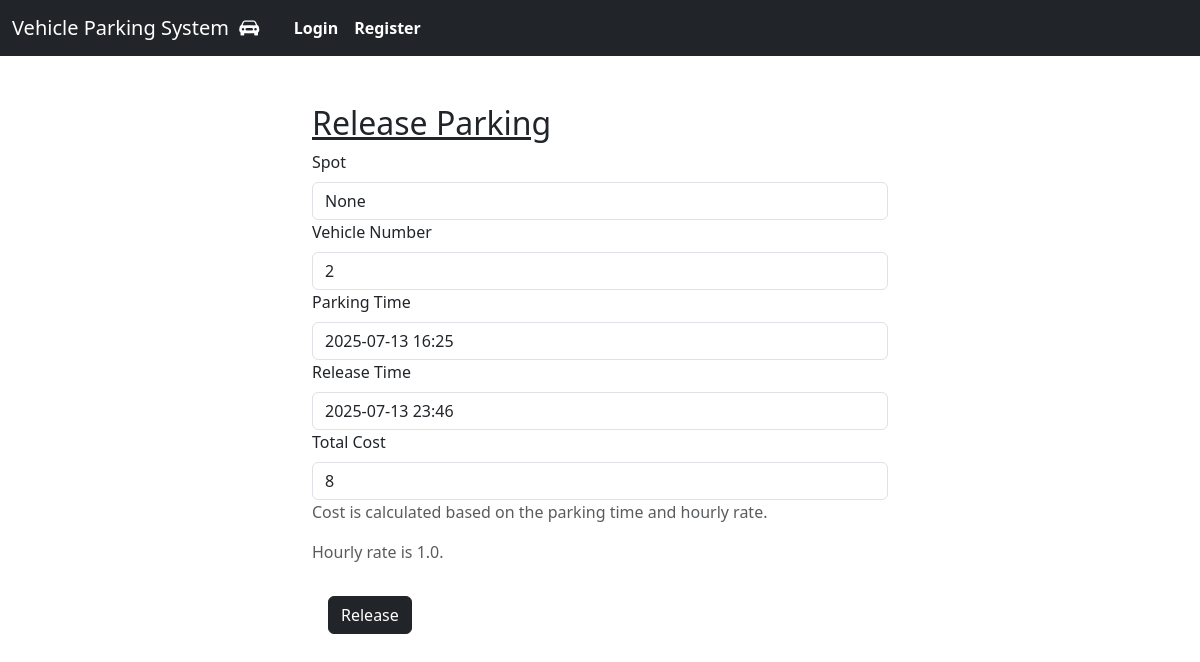
/release_parking/2, run on the app's committed database.
### controllers/models.py (models this page shows)
class Reservation(db.Model):
    id = db.Column(db.Integer, primary_key=True, autoincrement=True)
    spot_id = db.Column(db.Integer, db.ForeignKey('parking_spot.spot'), nullable=True)
    user_id = db.Column(db.Integer, db.ForeignKey('user.id'), nullable=False)
    parking_timestamp = db.Column(db.DateTime, nullable=False, default=datetime.utcnow)
    leaving_timestamp = db.Column(db.DateTime, nullable=True)
    parking_cost = db.Column(db.Float, nullable=True)
    vehicle_number = db.Column(db.String(20), nullable=False)
    spot = db.relationship('ParkingSpot', backref='reservations')
    user = db.relationship('User', backref='reservations')

### controllers/general_routes.py (the view, shortened to what this page needs)
@app.route('/release_parking/<int:reservation_id>', methods=['GET', 'POST'])
def release_parking(reservation_id):
    reservation = Reservation.query.get_or_404(reservation_id)
    parking_time = reservation.parking_timestamp.strftime('%Y-%m-%d %H:%M')
    release_time = datetime.now(ZoneInfo("Asia/Kolkata")).strftime('%Y-%m-%d %H:%M')
    fmt = "%Y-%m-%d %H:%M"
    start_dt = datetime.strptime(parking_time, fmt)
    end_dt   = datetime.strptime(release_time, fmt)
    delta = end_dt - start_dt
    hours = delta.total_seconds() / 3600
    hourly_cost = float(reservation.parking_cost)
    cost  = hours * hourly_cost
    cost = math.ceil(cost)
    return render_template('release_parking.html', reservation=reservation,reservation_id=reservation_id,t=release_time ,cost=cost)

### templates/release_parking.html (shortened to what this page needs)
<!DOCTYPE html>
<html lang="en">
<head>
</head>
{% extends 'index.html' %}
    {% block content %}
    <div class="container-fluid">
        <div class="row justify-content-center">
            <div class="col-6 m-3">
                <h2><u>Release Parking</u></h2>
                <form method="post" action="/release_parking/{{ reservation_id }}">
                    <div class="mb-1.5">
                        <label for="spot" class="form-label">Spot</label>
                        <input type="text" class="form-control" id="spot" name="spot" value="{{ reservation.spot_id }}" required>
                    </div>
                    <div class="mb-1.5">
                        <label for="vehicle_number" class="form-label">Vehicle Number</label>
                        <input type="text" class="form-control" id="vehicle_number" name="vehicle_number" value="{{ reservation.vehicle_number }}" required>
                    </div>
                    <div class="mb-1.5">
                        <label for="parking_time" class="form-label">Parking Time</label>
                        <input type="text" class="form-control" id="parking_time" name="parking_time" value="{{ reservation.parking_timestamp.strftime('%Y-%m-%d %H:%M') }}" required>
                    </div>
                    <div class="mb-1.5">
                        <label for="release_time" class="form-label">Release Time</label>
                        <input type="text" class="form-control" id="release_time" name="release_time" value="{{ t }}" required>
                    </div>
                    <div class="mb-1.5">
                        <label for="total_cost" class="form-label">Total Cost</label>
                        <input type="text" class="form-control" id="total_cost" name="total_cost" value="{{ cost }}" required>
                        <p class="text-muted">Cost is calculated based on the parking time and hourly rate.</p>
                        <p class="text-muted">Hourly rate is {{ reservation.parking_cost }}.</p>
                    </div>
                    <button type="submit" class="btn btn-dark m-3">Release</button>
                </form>
            </div>
        </div>
    </div>
    {%endblock%}

### data on the page
Reservation: spot "None", vehicle_number "2", parking_time "2025-07-13 16:25", parking_cost "1.0"
